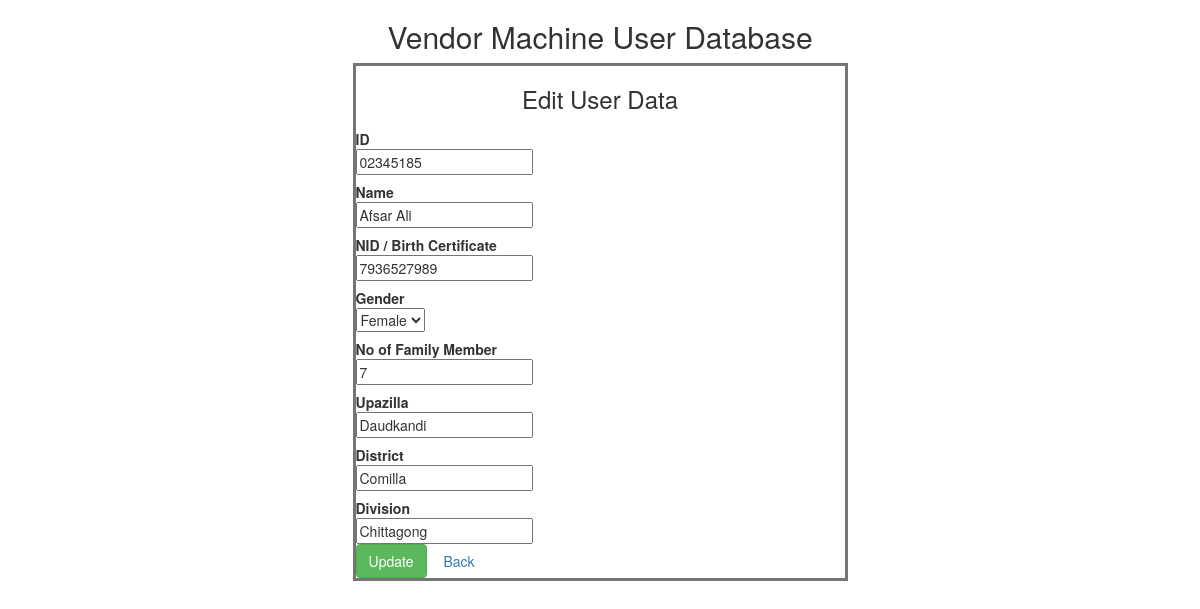
Page /php/user_update.php?id=02345185 on the committed database.
### tables this page shows
CREATE TABLE `card_user_info` (
  `name` varchar(100) NOT NULL,
  `id` varchar(100) NOT NULL,
  `nid` varchar(100) NOT NULL,
  `gender` varchar(100) NOT NULL,
  `family_size` varchar(100) NOT NULL,
  `upazilla` varchar(255) NOT NULL,
  `district` varchar(255) NOT NULL,
  `division` varchar(100) NOT NULL,
  `registration_date` date NOT NULL,
  `last_relief_date` date NOT NULL,
  `relief_collected` int(100) NOT NULL
);

### php/user_update.php (the view, shortened to what this page needs)
<?php
    $id = null;
    if ( !empty($_GET['id'])) {
        $id = $_REQUEST['id'];
    }
    $pdo = Database::connect();
	$pdo->setAttribute(PDO::ATTR_ERRMODE, PDO::ERRMODE_EXCEPTION);
	$sql = "SELECT * FROM card_user_info where id = ?";
	$q = $pdo->prepare($sql);
	$q->execute(array($id));
	$data = $q->fetch(PDO::FETCH_ASSOC);
?>
<!DOCTYPE html>
<html lang="en">
<html>
	<head>
		<link rel="stylesheet" href="https://cdnjs.cloudflare.com/ajax/libs/font-awesome/4.7.0/css/font-awesome.min.css">
		<link rel="stylesheet" href="https://maxcdn.bootstrapcdn.com/bootstrap/3.4.1/css/bootstrap.min.css">
	</head>
	<body>
		<h2 align="center">Vendor Machine User Database</h2>
		<div class="container">
			<div class="center" style="margin: 0 auto; width:495px; border-style: solid; border-color: #757575;">
				<div class="row">
					<h3 align="center">Edit User Data</h3>
				</div>
				<form class="form-horizontal" action="user_update_tb.php?id=<?php echo $id?>" method="post">
					<div class="control-group">
						<label class="control-label">ID</label>
						<div class="controls">
							<input name="id" type="text"  placeholder="" value="<?php echo $data['id'];?>" readonly>
						</div>
					</div>
					<div class="control-group">
						<label class="control-label">Name</label>
						<div class="controls">
							<input name="name" type="text"  placeholder="" value="<?php echo $data['name'];?>" required>
						</div>
					</div>
					<div class="control-group">
						<label class="control-label">NID / Birth Certificate</label>
						<div class="controls">
							<input name="nid" type="text"  placeholder="" value="<?php echo $data['nid'];?>" required>
						</div>
					</div>
					<div class="control-group">
						<label class="control-label">Gender</label>
						<div class="controls">
							<select name="gender" id="mySelect">
								<option value="Female">Female</option>
							</select>
						</div>
					</div>
					<div class="control-group">
						<label class="control-label">No of Family Member</label>
						<div class="controls">
							<input name="family_size" type="text" placeholder="" value="<?php echo $data['family_size'];?>" readonly>
						</div>
					</div>
					<div class="control-group">
						<label class="control-label">Upazilla</label>
						<div class="controls">
							<input name="upazilla" type="text"  placeholder="" value="<?php echo $data['upazilla'];?>" required>
						</div>
					</div>
					<div class="control-group">
						<label class="control-label">District</label>
						<div class="controls">
							<input name="district" type="text"  placeholder="" value="<?php echo $data['district'];?>" required>
						</div>
					</div>
					<div class="control-group">
						<label class="control-label">Division</label>
						<div class="controls">
							<input name="division" type="text"  placeholder="" value="<?php echo $data['division'];?>" required>
						</div>
					</div>
					<div class="form-actions">
						<button type="submit" class="btn btn-success">Update</button>
						<a class="btn" href="user_data.php">Back</a>
					</div>
				</form>
			</div>
		</div>
	</body>
</html>

### php/user_update.php (style rules this page uses)
html { font-family: Arial; display: inline-block; margin: 0px auto; }

### rows in the picture
card_user_info: id "02345185", name "Afsar Ali", nid "7936527989", family_size "7", upazilla "Daudkandi", district "Comilla", division "Chittagong"
